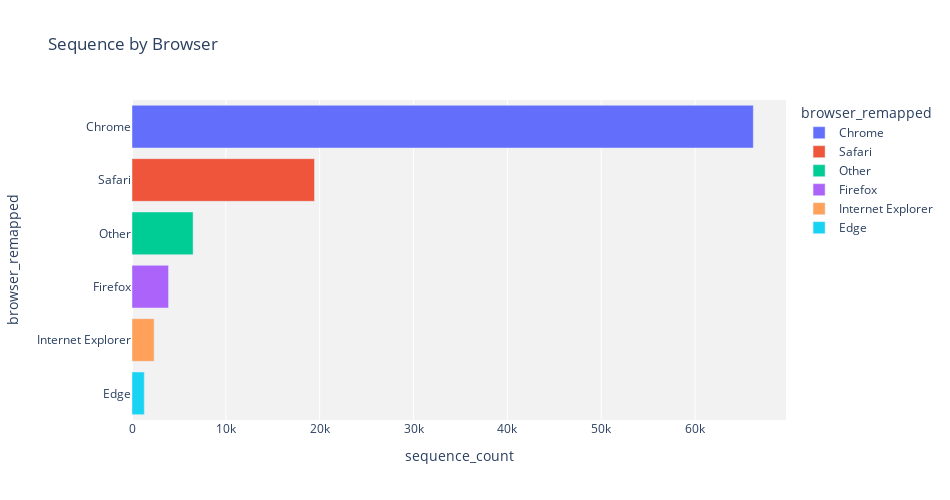

Notebook cell for this chart:
### Markdown cell above
**What are sequence counts by browser (Chrome, Safari, etc.)?**

### Code cell
## use visualization package to make a bar chart

bar_fig = px.bar(results_df
                 ,x='sequence_count'
                 ,y='browser_remapped'
                 ,title='Sequence by Browser'
                 ,color='browser_remapped'
                 )

bar_fig.update_layout(width=950
                      ,height=500
                      ,yaxis={'categoryorder': 'total ascending'}
                      ,plot_bgcolor='#f2f2f2') 

bar_fig.show()

### Figure 1 — Plotly figure (JSON) as saved in the notebook; plotly's stock layout.template omitted (floating-point values rounded to 4 significant figures)
{"data": [{"alignmentgroup": "True", "hovertemplate": "browser_remapped=%{y}<br>sequence_count=%{x}<extra></extra>", "legendgroup": "Chrome", "marker": {"color": "#636efa", "pattern": {"shape": ""}}, "name": "Chrome", "offsetgroup": "Chrome", "orientation": "h", "showlegend": true, "textposition": "auto", "type": "bar", "x": [66207], "xaxis": "x", "y": ["Chrome"], "yaxis": "y"}, {"alignmentgroup": "True", "hovertemplate": "browser_remapped=%{y}<br>sequence_count=%{x}<extra></extra>", "legendgroup": "Safari", "marker": {"color": "#EF553B", "pattern": {"shape": ""}}, "name": "Safari", "offsetgroup": "Safari", "orientation": "h", "showlegend": true, "textposition": "auto", "type": "bar", "x": [19444], "xaxis": "x", "y": ["Safari"], "yaxis": "y"}, {"alignmentgroup": "True", "hovertemplate": "browser_remapped=%{y}<br>sequence_count=%{x}<extra></extra>", "legendgroup": "Other", "marker": {"color": "#00cc96", "pattern": {"shape": ""}}, "name": "Other", "offsetgroup": "Other", "orientation": "h", "showlegend": true, "textposition": "auto", "type": "bar", "x": [6511], "xaxis": "x", "y": ["Other"], "yaxis": "y"}, {"alignmentgroup": "True", "hovertemplate": "browser_remapped=%{y}<br>sequence_count=%{x}<extra></extra>", "legendgroup": "Firefox", "marker": {"color": "#ab63fa", "pattern": {"shape": ""}}, "name": "Firefox", "offsetgroup": "Firefox", "orientation": "h", "showlegend": true, "textposition": "auto", "type": "bar", "x": [3892], "xaxis": "x", "y": ["Firefox"], "yaxis": "y"}, {"alignmentgroup": "True", "hovertemplate": "browser_remapped=%{y}<br>sequence_count=%{x}<extra></extra>", "legendgroup": "Internet Explorer", "marker": {"color": "#FFA15A", "pattern": {"shape": ""}}, "name": "Internet Explorer", "offsetgroup": "Internet Explorer", "orientation": "h", "showlegend": true, "textposition": "auto", "type": "bar", "x": [2356], "xaxis": "x", "y": ["Internet Explorer"], "yaxis": "y"}, {"alignmentgroup": "True", "hovertemplate": "browser_remapped=%{y}<br>sequence_count=%{x}<extra></extra>", "legendgroup": "Edge", "marker": {"color": "#19d3f3", "pattern": {"shape": ""}}, "name": "Edge", "offsetgroup": "Edge", "orientation": "h", "showlegend": true, "textposition": "auto", "type": "bar", "x": [1308], "xaxis": "x", "y": ["Edge"], "yaxis": "y"}], "layout": {"barmode": "relative", "height": 500, "legend": {"title": {"text": "browser_remapped"}, "tracegroupgap": 0}, "plot_bgcolor": "#f2f2f2", "title": {"text": "Sequence by Browser"}, "width": 950, "xaxis": {"anchor": "y", "domain": [0, 1], "title": {"text": "sequence_count"}}, "yaxis": {"anchor": "x", "categoryarray": ["Edge", "Internet Explorer", "Firefox", "Other", "Safari", "Chrome"], "categoryorder": "total ascending", "domain": [0, 1], "title": {"text": "browser_remapped"}}}}
